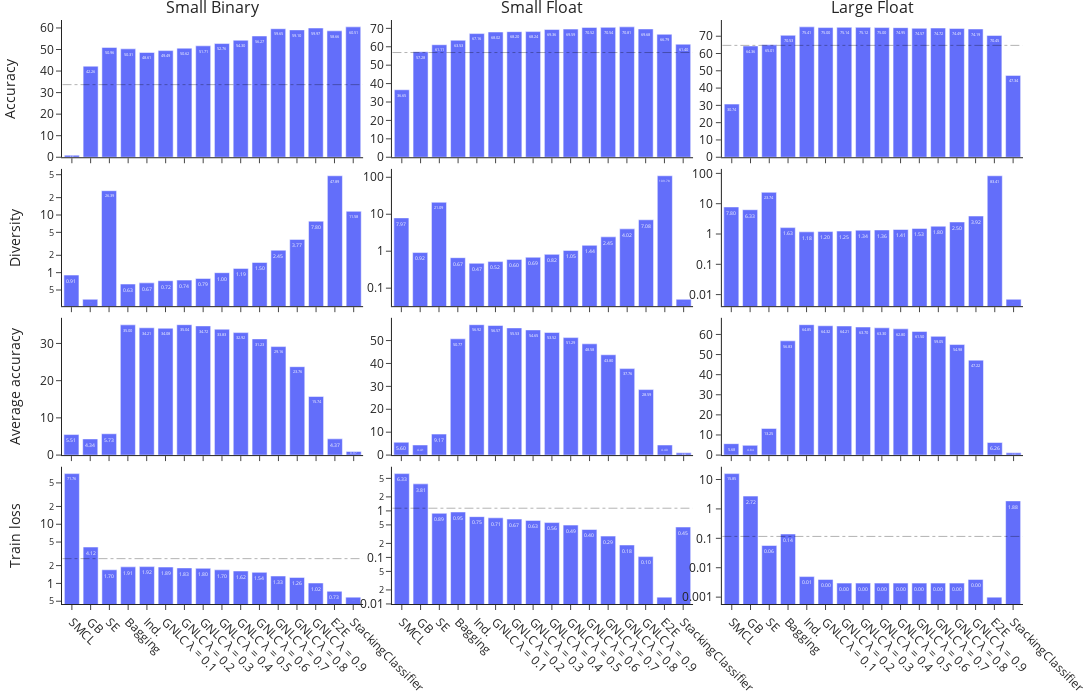

The notebook cell saved with this chart:
### Code cell
import numpy as np
from plotly.subplots import make_subplots
import plotly.graph_objects as go
import plotly.io as pio

fig = make_subplots(rows=4, cols=3, subplot_titles=["Small Binary", "Small Float", "Large Float"], horizontal_spacing = 0.03, vertical_spacing = 0.02)
    
methods_order = ["SMCL", "GB", "SE", "Bagging", "Ind.", "GNLC λ = 0.1", "GNLC λ = 0.2", "GNLC λ = 0.3", "GNLC λ = 0.4" ,"GNLC λ = 0.5", "GNLC λ = 0.6", "GNLC λ = 0.7", "GNLC λ = 0.8", "GNLC λ = 0.9", "E2E"]

model_types = ["simpleresnet small binary", "simpleresnet small float", "simpleresnet large float"]
#model_types = ["mobilenetv3 small binary", "mobilenetv3 small float", "mobilenetv3 large float"]

shapes = []
for i, mtype in enumerate(model_types):
    filteredDF = df.loc[ df["model_type"] == mtype ]
    dff = filteredDF.loc[ (filteredDF["n_estimators"] == 16)]
    
    accuracy_single = filteredDF.loc[filteredDF["n_estimators"].isnull()]["scores.mean_test_accuracy"].to_numpy()[0]
    trainloss_single = filteredDF.loc[filteredDF["n_estimators"].isnull()]["scores.mean_train_loss"].to_numpy()[0]
    
    fig.add_trace(go.Bar(x = dff["nice_name"], y = dff["scores.mean_test_accuracy"], texttemplate='%{text:.2f}', textposition='inside', text=dff["scores.mean_test_accuracy"], showlegend=False, marker_color="#636EFA", textfont_size=14, textangle=0),row=1,col=i+1)
    fig.add_trace(go.Bar(x = dff["nice_name"], y = dff["scores.mean_test_diversity"], texttemplate='%{text:.2f}', textposition='inside', text=dff["scores.mean_test_diversity"], showlegend=False, marker_color="#636EFA", textfont_size=14, textangle=0),row=2,col=i+1)
    fig.add_trace(go.Bar(x = dff["nice_name"], y = dff["scores.mean_test_avg_accurcay"], texttemplate='%{text:.2f}', textposition='inside', text=dff["scores.mean_test_avg_accurcay"], showlegend=False, marker_color="#636EFA", textfont_size=14, textangle=0),row=3,col=i+1)
    fig.add_trace(go.Bar(x = dff["nice_name"], y = dff["scores.mean_train_loss"], texttemplate='%{text:.2f}', textposition='inside', text=dff["scores.mean_train_loss"], showlegend=False, marker_color="#636EFA", textfont_size=14, textangle=0),row=4,col=i+1)
    
    fig.update_yaxes(row=1, col=i+1, dtick=10, tickmode = 'linear',tick0 = 0)
    fig.update_yaxes(row=2, col=i+1, type="log")
    fig.update_yaxes(row=3, col=i+1, dtick=10, tickmode = 'linear',tick0 = 0)
    fig.update_yaxes(row=4, col=i+1, type="log")
        
    fig.update_xaxes(row=1, col=i+1, categoryarray=methods_order, showticklabels=False)
    fig.update_xaxes(row=2, col=i+1, categoryarray=methods_order, showticklabels=False)
    fig.update_xaxes(row=3, col=i+1, categoryarray=methods_order, showticklabels=False)
    fig.update_xaxes(row=4, col=i+1, categoryarray=methods_order, tickangle=45)
    
    shapes.extend([
        dict(
            type='line',xref='x'+str(i+1),yref='y'+str(i+1),x0=-0.5,y0=accuracy_single,x1=len(methods_order)+0.5,y1=accuracy_single,
            line=dict(color='Dark Grey',width=1,dash="dashdot")
        ),
        dict(
            type='line',xref='x'+str(i+10),yref='y'+str(i+10),x0=-0.5,y0=trainloss_single,x1=len(methods_order)+0.5,y1=trainloss_single,
            line=dict(color='Dark Grey',width=1,dash="dashdot")
        )
    ])
    

fig.update_yaxes(title_text="Accuracy", row=1, col=1, title_standoff = 25, title_font = {"size": 14})
fig.update_yaxes(title_text="Diversity", row=2, col=1, title_font = {"size": 14})
fig.update_yaxes(title_text="Average accuracy", row=3, col=1, title_font = {"size": 14})
fig.update_yaxes(title_text="Train loss", row=4, col=1, title_font = {"size": 14})


fig.update_layout(
    template="simple_white",
    shapes=shapes,
    legend=dict(orientation="h",yanchor="bottom",y=-0.1,xanchor="left",x=0.1),
    margin={'l': 5, 'r': 20, 't': 20, 'b': 5},
    height=700, width=1200
)

fig.write_image("images/{}.pdf".format(dataset))
fig.show()

### Figure 1 — Plotly figure (JSON) as saved in the notebook; plotly's stock layout.template omitted (floating-point values rounded to 4 significant figures)
{"data": [{"marker": {"color": "#636EFA"}, "showlegend": false, "text": [60.51, 50.31, 42.26, 50.96, 58.66, 0.967, 48.61, 49.49, 50.62, 51.71, 52.76, 54.3, 56.27, 59.65, 59.1, 59.97], "textangle": 0, "textfont": {"size": 14}, "textposition": "inside", "texttemplate": "%{text:.2f}", "type": "bar", "x": ["StackingClassifier", "Bagging", "GB", "SE", "E2E", "SMCL", "Ind.", "GNLC λ = 0.1", "GNLC λ = 0.2", "GNLC λ = 0.3", "GNLC λ = 0.4", "GNLC λ = 0.5", "GNLC λ = 0.6", "GNLC λ = 0.7", "GNLC λ = 0.8", "GNLC λ = 0.9"], "xaxis": "x", "y": [60.51, 50.31, 42.26, 50.96, 58.66, 0.967, 48.61, 49.49, 50.62, 51.71, 52.76, 54.3, 56.27, 59.65, 59.1, 59.97], "yaxis": "y"}, {"marker": {"color": "#636EFA"}, "showlegend": false, "text": [11.58, 0.634, 0.345, 26.39, 47.89, 0.908, 0.665, 0.724, 0.742, 0.793, 0.999, 1.186, 1.502, 2.45, 3.774, 7.804], "textangle": 0, "textfont": {"size": 14}, "textposition": "inside", "texttemplate": "%{text:.2f}", "type": "bar", "x": ["StackingClassifier", "Bagging", "GB", "SE", "E2E", "SMCL", "Ind.", "GNLC λ = 0.1", "GNLC λ = 0.2", "GNLC λ = 0.3", "GNLC λ = 0.4", "GNLC λ = 0.5", "GNLC λ = 0.6", "GNLC λ = 0.7", "GNLC λ = 0.8", "GNLC λ = 0.9"], "xaxis": "x4", "y": [11.58, 0.634, 0.345, 26.39, 47.89, 0.908, 0.665, 0.724, 0.742, 0.793, 0.999, 1.186, 1.502, 2.45, 3.774, 7.804], "yaxis": "y4"}, {"marker": {"color": "#636EFA"}, "showlegend": false, "text": [0.969, 35.0, 4.342, 5.73, 4.365, 5.514, 34.21, 34.08, 35.04, 34.72, 33.83, 32.92, 31.23, 29.16, 23.76, 15.74], "textangle": 0, "textfont": {"size": 14}, "textposition": "inside", "texttemplate": "%{text:.2f}", "type": "bar", "x": ["StackingClassifier", "Bagging", "GB", "SE", "E2E", "SMCL", "Ind.", "GNLC λ = 0.1", "GNLC λ = 0.2", "GNLC λ = 0.3", "GNLC λ = 0.4", "GNLC λ = 0.5", "GNLC λ = 0.6", "GNLC λ = 0.7", "GNLC λ = 0.8", "GNLC λ = 0.9"], "xaxis": "x7", "y": [0.969, 35.0, 4.342, 5.73, 4.365, 5.514, 34.21, 34.08, 35.04, 34.72, 33.83, 32.92, 31.23, 29.16, 23.76, 15.74], "yaxis": "y7"}, {"marker": {"color": "#636EFA"}, "showlegend": false, "text": [0.586, 1.905, 4.117, 1.699, 0.734, 71.76, 1.923, 1.89, 1.828, 1.8, 1.695, 1.62, 1.537, 1.333, 1.261, 1.016], "textangle": 0, "textfont": {"size": 14}, "textposition": "inside", "texttemplate": "%{text:.2f}", "type": "bar", "x": ["StackingClassifier", "Bagging", "GB", "SE", "E2E", "SMCL", "Ind.", "GNLC λ = 0.1", "GNLC λ = 0.2", "GNLC λ = 0.3", "GNLC λ = 0.4", "GNLC λ = 0.5", "GNLC λ = 0.6", "GNLC λ = 0.7", "GNLC λ = 0.8", "GNLC λ = 0.9"], "xaxis": "x10", "y": [0.586, 1.905, 4.117, 1.699, 0.734, 71.76, 1.923, 1.89, 1.828, 1.8, 1.695, 1.62, 1.537, 1.333, 1.261, 1.016], "yaxis": "y10"}, {"marker": {"color": "#636EFA"}, "showlegend": false, "text": [61.4, 63.53, 57.28, 61.11, 66.79, 36.65, 67.16, 68.02, 68.2, 68.24, 69.36, 69.59, 70.52, 70.54, 70.81, 69.68], "textangle": 0, "textfont": {"size": 14}, "textposition": "inside", "texttemplate": "%{text:.2f}", "type": "bar", "x": ["StackingClassifier", "Bagging", "GB", "SE", "E2E", "SMCL", "Ind.", "GNLC λ = 0.1", "GNLC λ = 0.2", "GNLC λ = 0.3", "GNLC λ = 0.4", "GNLC λ = 0.5", "GNLC λ = 0.6", "GNLC λ = 0.7", "GNLC λ = 0.8", "GNLC λ = 0.9"], "xaxis": "x2", "y": [61.4, 63.53, 57.28, 61.11, 66.79, 36.65, 67.16, 68.02, 68.2, 68.24, 69.36, 69.59, 70.52, 70.54, 70.81, 69.68], "yaxis": "y2"}, {"marker": {"color": "#636EFA"}, "showlegend": false, "text": [0.05, 0.668, 0.919, 21.09, 109.8, 7.973, 0.471, 0.524, 0.601, 0.686, 0.821, 1.048, 1.441, 2.447, 4.024, 7.078], "textangle": 0, "textfont": {"size": 14}, "textposition": "inside", "texttemplate": "%{text:.2f}", "type": "bar", "x": ["StackingClassifier", "Bagging", "GB", "SE", "E2E", "SMCL", "Ind.", "GNLC λ = 0.1", "GNLC λ = 0.2", "GNLC λ = 0.3", "GNLC λ = 0.4", "GNLC λ = 0.5", "GNLC λ = 0.6", "GNLC λ = 0.7", "GNLC λ = 0.8", "GNLC λ = 0.9"], "xaxis": "x5", "y": [0.05, 0.668, 0.919, 21.09, 109.8, 7.973, 0.471, 0.524, 0.601, 0.686, 0.821, 1.048, 1.441, 2.447, 4.024, 7.078], "yaxis": "y5"}, {"marker": {"color": "#636EFA"}, "showlegend": false, "text": [0.964, 50.77, 4.413, 9.168, 4.403, 5.596, 56.92, 56.57, 55.53, 54.65, 53.52, 51.29, 48.58, 43.8, 37.76, 28.59], "textangle": 0, "textfont": {"size": 14}, "textposition": "inside", "texttemplate": "%{text:.2f}", "type": "bar", "x": ["StackingClassifier", "Bagging", "GB", "SE", "E2E", "SMCL", "Ind.", "GNLC λ = 0.1", "GNLC λ = 0.2", "GNLC λ = 0.3", "GNLC λ = 0.4", "GNLC λ = 0.5", "GNLC λ = 0.6", "GNLC λ = 0.7", "GNLC λ = 0.8", "GNLC λ = 0.9"], "xaxis": "x8", "y": [0.964, 50.77, 4.413, 9.168, 4.403, 5.596, 56.92, 56.57, 55.53, 54.65, 53.52, 51.29, 48.58, 43.8, 37.76, 28.59], "yaxis": "y8"}, {"marker": {"color": "#636EFA"}, "showlegend": false, "text": [0.45, 0.947, 3.812, 0.887, 0.014, 6.328, 0.753, 0.71, 0.667, 0.625, 0.561, 0.495, 0.398, 0.287, 0.185, 0.104], "textangle": 0, "textfont": {"size": 14}, "textposition": "inside", "texttemplate": "%{text:.2f}", "type": "bar", "x": ["StackingClassifier", "Bagging", "GB", "SE", "E2E", "SMCL", "Ind.", "GNLC λ = 0.1", "GNLC λ = 0.2", "GNLC λ = 0.3", "GNLC λ = 0.4", "GNLC λ = 0.5", "GNLC λ = 0.6", "GNLC λ = 0.7", "GNLC λ = 0.8", "GNLC λ = 0.9"], "xaxis": "x11", "y": [0.45, 0.947, 3.812, 0.887, 0.014, 6.328, 0.753, 0.71, 0.667, 0.625, 0.561, 0.495, 0.398, 0.287, 0.185, 0.104], "yaxis": "y11"}, {"marker": {"color": "#636EFA"}, "showlegend": false, "text": [47.34, 70.53, 64.36, 65.01, 70.45, 30.74, 75.41, 75, 75.14, 75.12, 75, 74.95, 74.57, 74.72, 74.49, 74.19], "textangle": 0, "textfont": {"size": 14}, "textposition": "inside", "texttemplate": "%{text:.2f}", "type": "bar", "x": ["StackingClassifier", "Bagging", "GB", "SE", "E2E", "SMCL", "Ind.", "GNLC λ = 0.1", "GNLC λ = 0.2", "GNLC λ = 0.3", "GNLC λ = 0.4", "GNLC λ = 0.5", "GNLC λ = 0.6", "GNLC λ = 0.7", "GNLC λ = 0.8", "GNLC λ = 0.9"], "xaxis": "x3", "y": [47.34, 70.53, 64.36, 65.01, 70.45, 30.74, 75.41, 75, 75.14, 75.12, 75, 74.95, 74.57, 74.72, 74.49, 74.19], "yaxis": "y3"}, {"marker": {"color": "#636EFA"}, "showlegend": false, "text": [0.007, 1.625, 6.327, 23.74, 83.41, 7.801, 1.18, 1.204, 1.248, 1.337, 1.357, 1.406, 1.527, 1.804, 2.495, 3.915], "textangle": 0, "textfont": {"size": 14}, "textposition": "inside", "texttemplate": "%{text:.2f}", "type": "bar", "x": ["StackingClassifier", "Bagging", "GB", "SE", "E2E", "SMCL", "Ind.", "GNLC λ = 0.1", "GNLC λ = 0.2", "GNLC λ = 0.3", "GNLC λ = 0.4", "GNLC λ = 0.5", "GNLC λ = 0.6", "GNLC λ = 0.7", "GNLC λ = 0.8", "GNLC λ = 0.9"], "xaxis": "x6", "y": [0.007, 1.625, 6.327, 23.74, 83.41, 7.801, 1.18, 1.204, 1.248, 1.337, 1.357, 1.406, 1.527, 1.804, 2.495, 3.915], "yaxis": "y6"}, {"marker": {"color": "#636EFA"}, "showlegend": false, "text": [1.107, 56.83, 4.838, 13.25, 6.256, 5.681, 64.85, 64.32, 64.21, 63.7, 63.3, 62.8, 61.5, 59.05, 54.98, 47.22], "textangle": 0, "textfont": {"size": 14}, "textposition": "inside", "texttemplate": "%{text:.2f}", "type": "bar", "x": ["StackingClassifier", "Bagging", "GB", "SE", "E2E", "SMCL", "Ind.", "GNLC λ = 0.1", "GNLC λ = 0.2", "GNLC λ = 0.3", "GNLC λ = 0.4", "GNLC λ = 0.5", "GNLC λ = 0.6", "GNLC λ = 0.7", "GNLC λ = 0.8", "GNLC λ = 0.9"], "xaxis": "x9", "y": [1.107, 56.83, 4.838, 13.25, 6.256, 5.681, 64.85, 64.32, 64.21, 63.7, 63.3, 62.8, 61.5, 59.05, 54.98, 47.22], "yaxis": "y9"}, {"marker": {"color": "#636EFA"}, "showlegend": false, "text": [1.875, 0.14, 2.721, 0.057, 0.001, 15.85, 0.005, 0.004, 0.003, 0.003, 0.003, 0.003, 0.003, 0.003, 0.003, 0.004], "textangle": 0, "textfont": {"size": 14}, "textposition": "inside", "texttemplate": "%{text:.2f}", "type": "bar", "x": ["StackingClassifier", "Bagging", "GB", "SE", "E2E", "SMCL", "Ind.", "GNLC λ = 0.1", "GNLC λ = 0.2", "GNLC λ = 0.3", "GNLC λ = 0.4", "GNLC λ = 0.5", "GNLC λ = 0.6", "GNLC λ = 0.7", "GNLC λ = 0.8", "GNLC λ = 0.9"], "xaxis": "x12", "y": [1.875, 0.14, 2.721, 0.057, 0.001, 15.85, 0.005, 0.004, 0.003, 0.003, 0.003, 0.003, 0.003, 0.003, 0.003, 0.004], "yaxis": "y12"}], "layout": {"annotations": [{"font": {"size": 16}, "showarrow": false, "text": "Small Binary", "x": 0.1567, "xanchor": "center", "xref": "paper", "y": 1.0, "yanchor": "bottom", "yref": "paper"}, {"font": {"size": 16}, "showarrow": false, "text": "Small Float", "x": 0.5, "xanchor": "center", "xref": "paper", "y": 1.0, "yanchor": "bottom", "yref": "paper"}, {"font": {"size": 16}, "showarrow": false, "text": "Large Float", "x": 0.8433, "xanchor": "center", "xref": "paper", "y": 1.0, "yanchor": "bottom", "yref": "paper"}], "height": 700, "legend": {"orientation": "h", "x": 0.1, "xanchor": "left", "y": -0.1, "yanchor": "bottom"}, "margin": {"b": 5, "l": 5, "r": 20, "t": 20}, "shapes": [{"line": {"color": "Dark Grey", "dash": "dashdot", "width": 1}, "type": "line", "x0": -0.5, "x1": 15.5, "xref": "x", "y0": 33.69, "y1": 33.69, "yref": "y"}, {"line": {"color": "Dark Grey", "dash": "dashdot", "width": 1}, "type": "line", "x0": -0.5, "x1": 15.5, "xref": "x10", "y0": 2.621, "y1": 2.621, "yref": "y10"}, {"line": {"color": "Dark Grey", "dash": "dashdot", "width": 1}, "type": "line", "x0": -0.5, "x1": 15.5, "xref": "x2", "y0": 56.87, "y1": 56.87, "yref": "y2"}, {"line": {"color": "Dark Grey", "dash": "dashdot", "width": 1}, "type": "line", "x0": -0.5, "x1": 15.5, "xref": "x11", "y0": 1.142, "y1": 1.142, "yref": "y11"}, {"line": {"color": "Dark Grey", "dash": "dashdot", "width": 1}, "type": "line", "x0": -0.5, "x1": 15.5, "xref": "x3", "y0": 64.71, "y1": 64.71, "yref": "y3"}, {"line": {"color": "Dark Grey", "dash": "dashdot", "width": 1}, "type": "line", "x0": -0.5, "x1": 15.5, "xref": "x12", "y0": 0.116, "y1": 0.116, "yref": "y12"}], "width": 1200, "xaxis": {"anchor": "y", "categoryarray": ["SMCL", "GB", "SE", "Bagging", "Ind.", "GNLC λ = 0.1", "GNLC λ = 0.2", "GNLC λ = 0.3", "GNLC λ = 0.4", "GNLC λ = 0.5", "GNLC λ = 0.6", "GNLC λ = 0.7", "GNLC λ = 0.8", "GNLC λ = 0.9", "E2E"], "domain": [0, 0.3133], "showticklabels": false}, "xaxis10": {"anchor": "y10", "categoryarray": ["SMCL", "GB", "SE", "Bagging", "Ind.", "GNLC λ = 0.1", "GNLC λ = 0.2", "GNLC λ = 0.3", "GNLC λ = 0.4", "GNLC λ = 0.5", "GNLC λ = 0.6", "GNLC λ = 0.7", "GNLC λ = 0.8", "GNLC λ = 0.9", "E2E"], "domain": [0, 0.3133], "tickangle": 45}, "xaxis11": {"anchor": "y11", "categoryarray": ["SMCL", "GB", "SE", "Bagging", "Ind.", "GNLC λ = 0.1", "GNLC λ = 0.2", "GNLC λ = 0.3", "GNLC λ = 0.4", "GNLC λ = 0.5", "GNLC λ = 0.6", "GNLC λ = 0.7", "GNLC λ = 0.8", "GNLC λ = 0.9", "E2E"], "domain": [0.3433, 0.6567], "tickangle": 45}, "xaxis12": {"anchor": "y12", "categoryarray": ["SMCL", "GB", "SE", "Bagging", "Ind.", "GNLC λ = 0.1", "GNLC λ = 0.2", "GNLC λ = 0.3", "GNLC λ = 0.4", "GNLC λ = 0.5", "GNLC λ = 0.6", "GNLC λ = 0.7", "GNLC λ = 0.8", "GNLC λ = 0.9", "E2E"], "domain": [0.6867, 1.0], "tickangle": 45}, "xaxis2": {"anchor": "y2", "categoryarray": ["SMCL", "GB", "SE", "Bagging", "Ind.", "GNLC λ = 0.1", "GNLC λ = 0.2", "GNLC λ = 0.3", "GNLC λ = 0.4", "GNLC λ = 0.5", "GNLC λ = 0.6", "GNLC λ = 0.7", "GNLC λ = 0.8", "GNLC λ = 0.9", "E2E"], "domain": [0.3433, 0.6567], "showticklabels": false}, "xaxis3": {"anchor": "y3", "categoryarray": ["SMCL", "GB", "SE", "Bagging", "Ind.", "GNLC λ = 0.1", "GNLC λ = 0.2", "GNLC λ = 0.3", "GNLC λ = 0.4", "GNLC λ = 0.5", "GNLC λ = 0.6", "GNLC λ = 0.7", "GNLC λ = 0.8", "GNLC λ = 0.9", "E2E"], "domain": [0.6867, 1.0], "showticklabels": false}, "xaxis4": {"anchor": "y4", "categoryarray": ["SMCL", "GB", "SE", "Bagging", "Ind.", "GNLC λ = 0.1", "GNLC λ = 0.2", "GNLC λ = 0.3", "GNLC λ = 0.4", "GNLC λ = 0.5", "GNLC λ = 0.6", "GNLC λ = 0.7", "GNLC λ = 0.8", "GNLC λ = 0.9", "E2E"], "domain": [0, 0.3133], "showticklabels": false}, "xaxis5": {"anchor": "y5", "categoryarray": ["SMCL", "GB", "SE", "Bagging", "Ind.", "GNLC λ = 0.1", "GNLC λ = 0.2", "GNLC λ = 0.3", "GNLC λ = 0.4", "GNLC λ = 0.5", "GNLC λ = 0.6", "GNLC λ = 0.7", "GNLC λ = 0.8", "GNLC λ = 0.9", "E2E"], "domain": [0.3433, 0.6567], "showticklabels": false}, "xaxis6": {"anchor": "y6", "categoryarray": ["SMCL", "GB", "SE", "Bagging", "Ind.", "GNLC λ = 0.1", "GNLC λ = 0.2", "GNLC λ = 0.3", "GNLC λ = 0.4", "GNLC λ = 0.5", "GNLC λ = 0.6", "GNLC λ = 0.7", "GNLC λ = 0.8", "GNLC λ = 0.9", "E2E"], "domain": [0.6867, 1.0], "showticklabels": false}, "xaxis7": {"anchor": "y7", "categoryarray": ["SMCL", "GB", "SE", "Bagging", "Ind.", "GNLC λ = 0.1", "GNLC λ = 0.2", "GNLC λ = 0.3", "GNLC λ = 0.4", "GNLC λ = 0.5", "GNLC λ = 0.6", "GNLC λ = 0.7", "GNLC λ = 0.8", "GNLC λ = 0.9", "E2E"], "domain": [0, 0.3133], "showticklabels": false}, "xaxis8": {"anchor": "y8", "categoryarray": ["SMCL", "GB", "SE", "Bagging", "Ind.", "GNLC λ = 0.1", "GNLC λ = 0.2", "GNLC λ = 0.3", "GNLC λ = 0.4", "GNLC λ = 0.5", "GNLC λ = 0.6", "GNLC λ = 0.7", "GNLC λ = 0.8", "GNLC λ = 0.9", "E2E"], "domain": [0.3433, 0.6567], "showticklabels": false}, "xaxis9": {"anchor": "y9", "categoryarray": ["SMCL", "GB", "SE", "Bagging", "Ind.", "GNLC λ = 0.1", "GNLC λ = 0.2", "GNLC λ = 0.3", "GNLC λ = 0.4", "GNLC λ = 0.5", "GNLC λ = 0.6", "GNLC λ = 0.7", "GNLC λ = 0.8", "GNLC λ = 0.9", "E2E"], "domain": [0.6867, 1.0], "showticklabels": false}, "yaxis": {"anchor": "x", "domain": [0.765, 1.0], "dtick": 10, "tick0": 0, "tickmode": "linear", "title": {"font": {"size": 14}, "standoff": 25, "text": "Accuracy"}}, "yaxis10": {"anchor": "x10", "domain": [0, 0.235], "title": {"font": {"size": 14}, "text": "Train loss"}, "type": "log"}, "yaxis11": {"anchor": "x11", "domain": [0, 0.235], "type": "log"}, "yaxis12": {"anchor": "x12", "domain": [0, 0.235], "type": "log"}, "yaxis2": {"anchor": "x2", "domain": [0.765, 1.0], "dtick": 10, "tick0": 0, "tickmode": "linear"}, "yaxis3": {"anchor": "x3", "domain": [0.765, 1.0], "dtick": 10, "tick0": 0, "tickmode": "linear"}, "yaxis4": {"anchor": "x4", "domain": [0.51, 0.745], "title": {"font": {"size": 14}, "text": "Diversity"}, "type": "log"}, "yaxis5": {"anchor": "x5", "domain": [0.51, 0.745], "type": "log"}, "yaxis6": {"anchor": "x6", "domain": [0.51, 0.745], "type": "log"}, "yaxis7": {"anchor": "x7", "domain": [0.255, 0.49], "dtick": 10, "tick0": 0, "tickmode": "linear", "title": {"font": {"size": 14}, "text": "Average accuracy"}}, "yaxis8": {"anchor": "x8", "domain": [0.255, 0.49], "dtick": 10, "tick0": 0, "tickmode": "linear"}, "yaxis9": {"anchor": "x9", "domain": [0.255, 0.49], "dtick": 10, "tick0": 0, "tickmode": "linear"}}}
